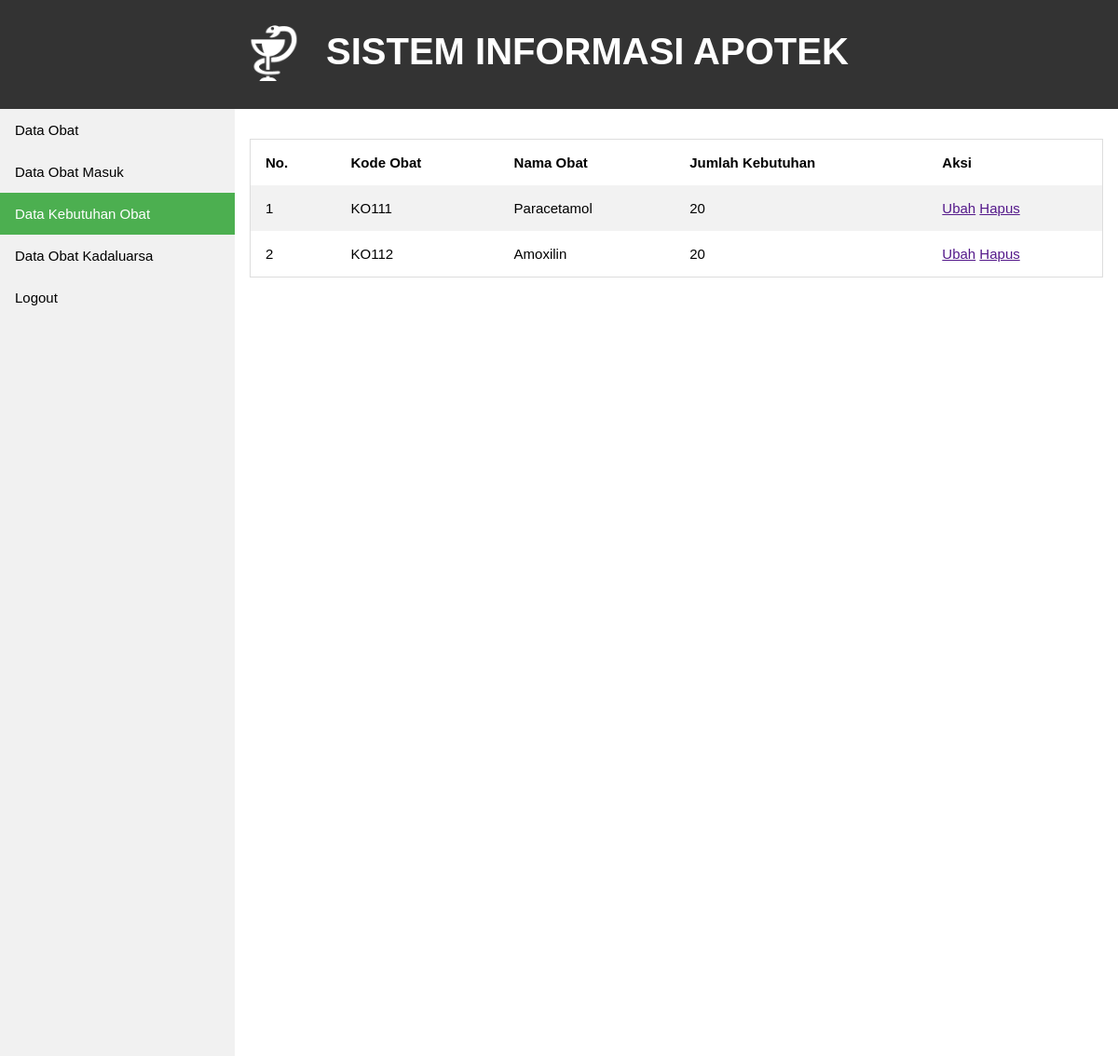
Screenshot of /kebutuhanobat.php (signed in) with the database file from the repository.
### tables this page shows
CREATE TABLE `daftar_kebutuhan_obat` (
  `kode_obat` varchar(7) NOT NULL,
  `jumlah_kebutuhan` int(11) NOT NULL DEFAULT '20'
);

CREATE TABLE `obat` (
  `kode_obat` varchar(7) NOT NULL,
  `nama_obat` varchar(35) NOT NULL,
  `harga_jual` varchar(20) NOT NULL,
  `jumlah_obat` int(11) NOT NULL DEFAULT '0',
  `stok_minimal` int(11) NOT NULL
);

### database.php (called while the page is built, shortened)
<?php
class Database{
  public $conn;
  public $host = "localhost";
  public $user = "root";
  public $pass = "";
  public $db   = "proyek_1";
  public function __construct(){
    $this->conn = new mysqli($this->host, $this->user, $this->pass, $this->db);
  }
  public function readJoin($collums, $table, $where=null, $join=null){
    $sql = "SELECT $collums FROM $table";
    if($where != null){
      if($join != null){
        $sql .= " $join WHERE $where";
      }
      else{
        $sql .= " WHERE $where";
      }
    }else{
      $sql .= " $join";
    }
    $query = $this->conn->query($sql);
    return $query->fetch_all(MYSQLI_BOTH);
  }
}
 ?>

### kebutuhanobat.php (the view, shortened to what this page needs)
<?php
include_once('header.php');
include_once('database.php');
$db = new Database();
$join = '
INNER JOIN obat ON daftar_kebutuhan_obat.kode_obat = obat.kode_obat
';
$collums = 'daftar_kebutuhan_obat.jumlah_kebutuhan, obat.kode_obat, obat.nama_obat';
$data = $db->readJoin($collums ,'daftar_kebutuhan_obat', null, $join);
$no = 1;
?>
<table>
<tr>
<th>No.</th>
<th>Kode Obat</th>
<th>Nama Obat</th>
<th>Jumlah Kebutuhan</th>
<th>Aksi</th>
</tr>
<?php
foreach($data as $row){
?>
<tr>
<td><?php echo $no++; ?></td>
<td><?php echo $row['kode_obat']; ?></td>
<td><?php echo $row['nama_obat']; ?></td>
<td><?php echo $row['jumlah_kebutuhan']; ?></td>
<td><a href="">Ubah</a>&nbsp;<a href="">Hapus</a></td>
</tr>
<?php
}
?>
</table>
<?php include_once('footer.php');?>

### style.css (style rules this page uses)
body { margin: 0; font-family: Verdana, Geneva, Tahoma, sans-serif; font-size: 15px; }
table { border-collapse: collapse; border-spacing: 0; width: 100%; border: 1px solid #ddd; margin-top: 16px; }
th, td { text-align: left; padding: 16px; }
tr:nth-child(even) { background-color: #f2f2f2 }

### rows the page displays
daftar_kebutuhan_obat: kode_obat.kode_obat "KO111", kode_obat.nama_obat "Paracetamol", jumlah_kebutuhan "20"
daftar_kebutuhan_obat: kode_obat.kode_obat "KO112", kode_obat.nama_obat "Amoxilin", jumlah_kebutuhan "20"
